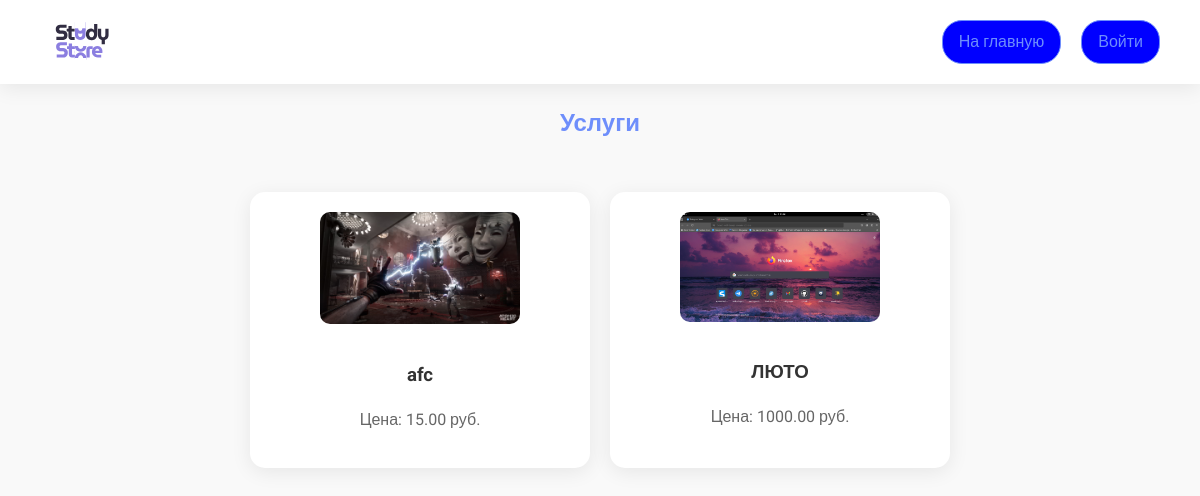
The page / on the database its author committed.
### app/models.py (models this page shows)
class Service(models.Model):
    author = models.ForeignKey(User, on_delete=models.CASCADE)
    title = models.CharField(max_length=200)
    description = models.TextField()
    price = models.DecimalField(max_digits=10, decimal_places=2)
    image = models.ImageField(upload_to='services/')
    created_at = models.DateTimeField(auto_now_add=True)

### app/views.py (the view)
# urls.py: Function vie    path('', views.index, name='home'),
def index(request):
    services = Service.objects.all().order_by('-created_at')
    return render(request, 'index.html', {'services': services})

### app/templates/index.html (shortened to what this page needs)
{% load static %}
<!DOCTYPE html>
<html lang="ru">
<head>
    <link rel="stylesheet" href="{% static 'css/index.css' %}">
</head>
<body>
    <header class="profile-header">
        <img src="{% static 'images/logotype.svg' %}" alt="Study Size" class="logo">
        <div class="header-actions">
            <a href="/" class="home-link">На главную</a>
            {% if user.is_authenticated %}
                <a href="/profile/" class="home-link">Профиль</a>
                {% if user.profile.role == 'executor' %}
                    <a href="/create-service/" class="home-link">Создать услугу</a>
                {% endif %}
                <a href="/logout/" class="logout-btn">Выйти</a>
            {% else %}
                <a href="/login/" class="logout-btn">Войти</a>
            {% endif %}
        </div>
    </header>
    <main>
        <section class="services-section">
            <h1>Услуги</h1>
            <div class="services-container">
                {% for service in services %}
                    <div class="service">
                        <a href="/service/{{ service.id }}/">
                            <img src="{{ service.image.url }}" alt="{{ service.title }}" width="200">
                            <h3>{{ service.title }}</h3>
                            <p>Цена: {{ service.price }} руб.</p>
                        </a>
                    </div>
                {% endfor %}
            </div>
        </section>
    </main>
</body>
</html>

### app/static/css/index.css (style rules this page uses)
:root { --primary-color: #6e8efb; --secondary-color: #a777e3; --text-color: #333; --light-bg: #f9f9f9; --card-bg: #ffffff; --shadow: 0 4px 20px rgba(0, 0, 0, 0.08); }
body { font-family: 'Roboto', sans-serif; background-color: var(--light-bg); color: var(--text-color); line-height: 1.6; margin: 0; padding: 0; }
.profile-header { display: flex; justify-content: space-between; align-items: center; padding: 20px 40px; background: white; box-shadow: var(--shadow); position: relative; z-index: 10; }
.logo { height: 40px; transition: transform 0.3s ease; }
.header-actions { display: flex; gap: 20px; }
.home-link, .logout-btn { color: var(--primary-color); text-decoration: none; padding: 8px 16px; border-radius: 20px; transition: all 0.3s ease; background: blue; border: 1px solid var(--primary-color); }
h1 { color: var(--primary-color); text-align: center; margin-top: 20px; }
p { text-align: center; }
a { color: var(--primary-color); text-decoration: none; transition: color 0.3s ease; }
.services-container { display: flex; flex-wrap: wrap; justify-content: center; padding: 20px; }
.service { background: var(--card-bg); border-radius: 15px; padding: 20px; margin: 10px; box-shadow: var(--shadow); width: 300px; text-align: center; transition: transform 0.3s ease; }
.service img { max-width: 100%; height: auto; border-radius: 10px; margin-bottom: 10px; }
.service h3 { color: var(--text-color); margin-bottom: 10px; }
.service p { color: #666; }

### rows shown on the page
Service: image (picture), title "afc", price "15.00"
Service: image (picture), title "ЛЮТО", price "1000.00"
